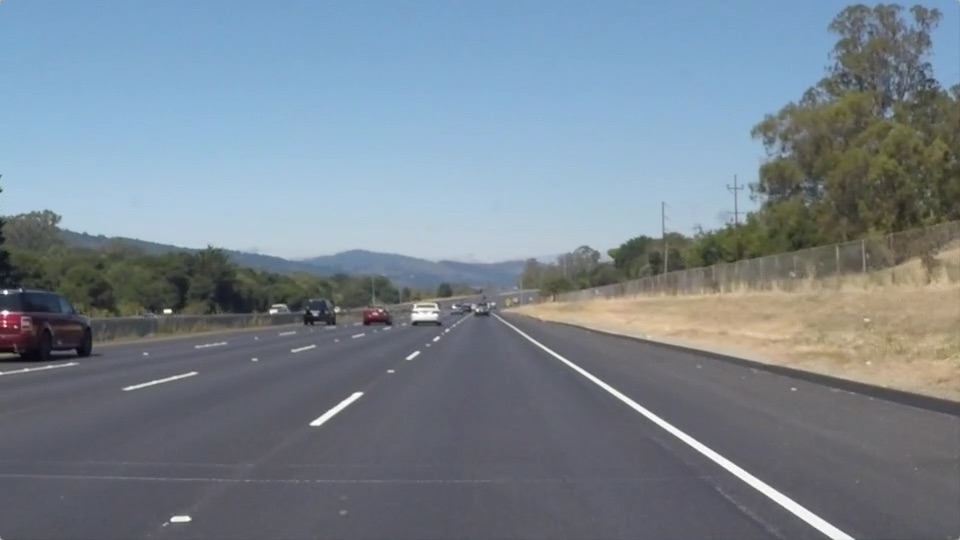
#> input picture Term-1/P4-Advanced-Lane-Lines/test_images/solidWhiteRight.jpg, 960 x 540 px, given in place of test2.jpg, which was not available
$ jupyter execute --allow-errors Advanced_Lane_Finding_new.ipynb   (shell and % lines are left out)
#> lines starting #> are read from the running program, lines starting #| are printed output that depends on the picture; after the words box and inside, x2 and y2 are one past the last pixel; in counts of white or black regions, pixels touching at a corner belong together; pictures that were not available may be replaced by others from this repository, and a replacement may not be noted
[cell 1]
### Import
import numpy as np
import cv2
import glob
import matplotlib.pyplot as plt
import matplotlib.image as mpimg
import pickle
from scipy.signal import find_peaks_cwt
import time

[cell 2]
### Load Camera Calibration Pickle Data
dist_data = pickle.load( open( "dist_pickle.p", "rb" ) )
#> (reads Term-1/P4-Advanced-Lane-Lines/dist_pickle.p from the repository)
camera_mtx = dist_data["mtx"]
camera_dist = dist_data["dist"]

### Load Images
images = glob.glob('test_images/*.jpg')

[cell 3]
# Display Function
# [7 lines left out: function disp_img, not called in this run]

[cell 4]
### Color Thresholding
def threshold(image, thresh_val):
    return cv2.threshold(image, thresh_val[0], thresh_val[1], cv2.THRESH_BINARY)

def color_threshold(img):

    # Channel based thresholding
    # HLS
    undist_hls = cv2.cvtColor(img, cv2.COLOR_RGB2HLS)
    undist_S = undist_hls[:,:,2]
    thresh_S = (180, 255)

    binary_hls_S = np.zeros_like(undist_S)
    _, binary_hls_S = threshold(undist_S, thresh_S)


    # LUV
    undist_luv = cv2.cvtColor(img, cv2.COLOR_RGB2LUV)
    undist_L = undist_luv[:,:,0]
    thresh_L = (225, 255)

    binary_luv_L = np.zeros_like(undist_L)
    _, binary_luv_L = threshold(undist_L, thresh_L)


    # LAB
    undist_lab = cv2.cvtColor(img, cv2.COLOR_RGB2Lab)
    undist_B = undist_lab[:,:,2]
    thresh_B = (150, 255)
    binary_lab_B = np.zeros_like(undist_B)
    _, binary_lab_B = threshold(undist_B, thresh_B)


    # Combined Color Thresholding
    combined_color_binary = np.zeros_like(binary_lab_B)

    #combined_color_binary[(binary_hls_S == 255) | (binary_luv_L == 255) | (binary_lab_B == 255)] = 255
    combined_color_binary[(binary_luv_L == 255) | (binary_lab_B == 255)] = 255
    return combined_color_binary

[cell 5]
### Perspective Transform

# Hough Transform to identify Src points
def hough_transform(img):
    hough_image, x_left1, x_left2, x_right1, x_right2 = detect_lanes(img)
    return x_left1, x_left2, x_right1, x_right2


def undistort_img(image):
    # Undistort test image
    undist_image = cv2.undistort(image, camera_mtx, camera_dist, None, camera_mtx)

    img_size = (undist_image.shape[1], undist_image.shape[0])

    # Lane line vertices from Hough Transform
    # Upper and low are based on visual locations, not grid locations
    center_x = img_size[0]//2
    upper_y = img_size[1]//1.5
    low_y = img_size[1]
    upper_left_x = center_x//1.33
    upper_right_x = center_x//0.80
    low_left_x = 0
    low_right_x = 2*center_x

    src_corners = np.float32([[low_left_x, low_y],
                              [upper_left_x, upper_y],
                              [upper_right_x, upper_y],
                              [low_right_x, low_y]])


    dst_corners = np.float32([[0, img_size[1]],
                              [0, 0],
                              [img_size[0],0],
                              [img_size[0], img_size[1]]])

    return undist_image, src_corners, dst_corners

def perspective_transform(image):

    undist_image, src_corners, dst_corners = undistort_img(image)


    img_size = (undist_image.shape[1], undist_image.shape[0])

    M = cv2.getPerspectiveTransform(src_corners, dst_corners)

    warped = cv2.warpPerspective(undist_image, M, img_size)
    #plt.imshow(warped, cmap="gray")

    M_inv = cv2.getPerspectiveTransform(dst_corners, src_corners)


    for i in range(4):
        cv2.circle(undist_image, (src_corners[i,0], src_corners[i,1]), 6, (255, 0, 0), 6)
    for i in range(4):
        cv2.line(undist_image,
                 (src_corners[i-1,0], src_corners[i-1,1]),
                 (src_corners[i,0], src_corners[i,1]),
                 (0,255,0), 2)

    #disp_img(undist_image, warped, new_cmap ="gray", aug_title = "Bird-Eye")

    return warped, M_inv

[cell 6]
### Color Thresholding on Bird-Eye View

def thresholded_img(image):

    warped,M_inv = perspective_transform(image)
    blurred_warped = cv2.GaussianBlur(warped,(5,5),0)

    # Color Thresholding
    combined_color_binary = color_threshold(blurred_warped)

    #disp_img(warped, combined_color_binary, new_cmap ="gray", aug_title = "Color Thresholded")

    return combined_color_binary, M_inv, warped

[cell 7]
### Lane Finding
def lane_coords(image):


    # Define image height and window size
    img_dim_y = image.shape[0]
    img_dim_x = image.shape[1]
    img_slices = 10
    win_size = img_dim_y//img_slices

    # Histogram
    indexes = []
    hist_val = []
    for i in range(img_slices):
        histogram = np.mean(image[(img_slices-i-1)*win_size:(img_slices-i)*win_size,:], axis=0)
        #plt.plot(histogram)
        start = time.time()

        #hist_peaks = find_peaks_cwt(histogram, np.arange(1, 500))
        left_half_min = 0 #img_dim_x//7.5
        left_half_max = img_dim_x//2.5
        right_half = img_dim_x-(img_dim_x//2.2)
        hist_peaksl = np.argmax(histogram[left_half_min:left_half_max])
        hist_peaksr = np.argmax(histogram[right_half:])
        #print(hist_peaksl+left_half_min)


        if histogram[hist_peaksl+left_half_min] > 0.01:
            hist_peaksl = int(hist_peaksl+left_half_min)
        else:
            hist_peaksl = 0

        if histogram[hist_peaksr + right_half] > 0.01:

        #and (hist_peaksr + right_half) > 800:
            hist_peaksr = int(hist_peaksr + right_half)
        else:
            hist_peaksr = 0


        #print(hist_peaksr+right_half)
        #print(hist_peaksr)

        '''
        if hist_peaksl != 0 or hist_peaksr != 0:
            print("hist2: ", [hist_peaksl, hist_peaksr])
            print(histogram[hist_peaksl])
            print(histogram[hist_peaksr])
        '''

        indexes.append([hist_peaksl, hist_peaksr])

    #print(indexes)
    left_lane_idx = []
    right_lane_idx = []


    for i in range(img_slices):
        # Define window y positions
        win_y1 = (img_slices-i)*win_size
        win_y2 = (img_slices-i)*win_size - win_size

        # Draw boxes and get indices of thresholded lane points
        # Left Lane
        if (indexes[i][0] != 0):
            # Define window x positions
            win_x1l = indexes[i][0] - (win_size//2)
            win_x2l = indexes[i][0] + (win_size//2)

            #cv2.rectangle(image, (win_x1l, win_y1), (win_x2l, win_y2), (0, 255, 0), 2)
            left_lane_idx_local = np.argwhere(image[win_y2:win_y1, win_x1l:win_x2l] > 0)
            # Append to list of lane indices and apply frame of reference transformation
            left_lane_idx.append(left_lane_idx_local + [win_y2,win_x1l])

        # Right lane
        if(indexes[i][1] != 0):
            # Define window x positions
            win_x1r = indexes[i][1] - (win_size//2)
            win_x2r = indexes[i][1] + (win_size//2)

            #cv2.rectangle(image, (win_x1r, win_y1), (win_x2r, win_y2), (0, 255, 0), 2)
            right_lane_idx_local = np.argwhere(image[win_y2:win_y1, win_x1r:win_x2r] > 0)

            # Append to list of lane indices and apply frame of reference transformation
            right_lane_idx.append(right_lane_idx_local + [win_y2,win_x1r])

    left_lane_idx = np.concatenate(left_lane_idx[:], axis=0)
    right_lane_idx = np.concatenate(right_lane_idx[:], axis=0)
    # [5 lines of commented-out code are left out]

    return left_lane_idx, right_lane_idx

[cell 8]
### Draw Lane Points on new image
# [11 lines left out: function draw_lane_points, not called in this run]

[cell 9]
### Fit lane lines

# [53 lines left out: function identify_lane, not called in this run]

[cell 10]
# [8 lines left out: function draw_curved_line, not called in this run]

[cell 11]
# [13 lines left out: function lane_curvature, not called in this run]

[cell 12]
# [9 lines left out: function distance_from_lane, not called in this run]

[cell 13]
# Plot lane over original image

# [35 lines left out: function draw_lane_line, not called in this run]

[cell 14]
### Image pipeline
def process_image(image):

    #image = cv2.cvtColor(image, cv2.COLOR_BGR2RGB)
    thresholded_image, M_inv, warped = thresholded_img(image)
    img_size = [image.shape[1], image.shape[0]]

    left_lane_idx, right_lane_idx = lane_coords(thresholded_image)
    left_lane_y, right_lane_y, left_fit_x, right_fit_x, left_fit, right_fit = identify_lane(left_lane_idx, right_lane_idx, img_size)
    img_test = draw_lane_points(thresholded_image, left_lane_idx, right_lane_idx)
    #draw_curved_line(thresholded_image, right_fit)

    final_img = draw_lane_line(image, left_lane_y, right_lane_y, left_fit_x, right_fit_x, M_inv, warped)

    #plt.imshow(thresholded_image)

    #print(right_fit_x)

    return final_img

[cell 15]
### Run Pipeline on test image

# Test images
'''
fig = plt.figure(figsize=(20, 8))
r = 1
for i in range(7):
    if r < 7:
        fig.add_subplot(2,3,r)
        image = cv2.imread(images[i])
        final_img = process_image(image)
        plt.imshow(final_img)
        r += 1
plt.show
'''
#image = cv2.imread(images[0])
image = cv2.imread('test_images/test2.jpg')
#> image is the input picture: shape (540, 960, 3); mean B, G, R 143.7, 132.6, 120.3
#> (the rest of this cell did not finish here and is left out)

#> in undistort_img, `undist_image = cv2.undistort(image, camera_mtx, camera_dist, None, cam..`:
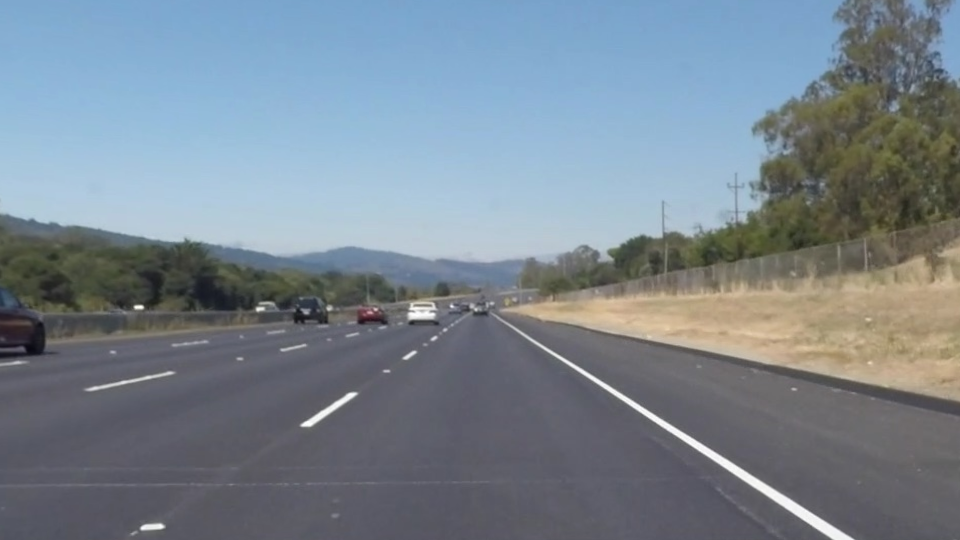
#> undist_image: shape (540, 960, 3); mean B, G, R 143.8, 133.3, 121.3
#> in perspective_transform, `undist_image, src_corners, dst_corners = undistort_img(image)`: src_corners = [[0, 540], [360, 360], [599, 360], [960, 540]]; dst_corners = [[0, 540], [0, 0], [960, 0], [960, 540]]
#> in perspective_transform, `M = cv2.getPerspectiveTransform(src_corners, dst_corners)`: M = [[-0.798, -1.6, 861.8], [-5.92e-16, -2.39, 861.8], [-9.87e-19, -0.00333, 1]]
#> in perspective_transform, `warped = cv2.warpPerspective(undist_image, M, img_size)`:
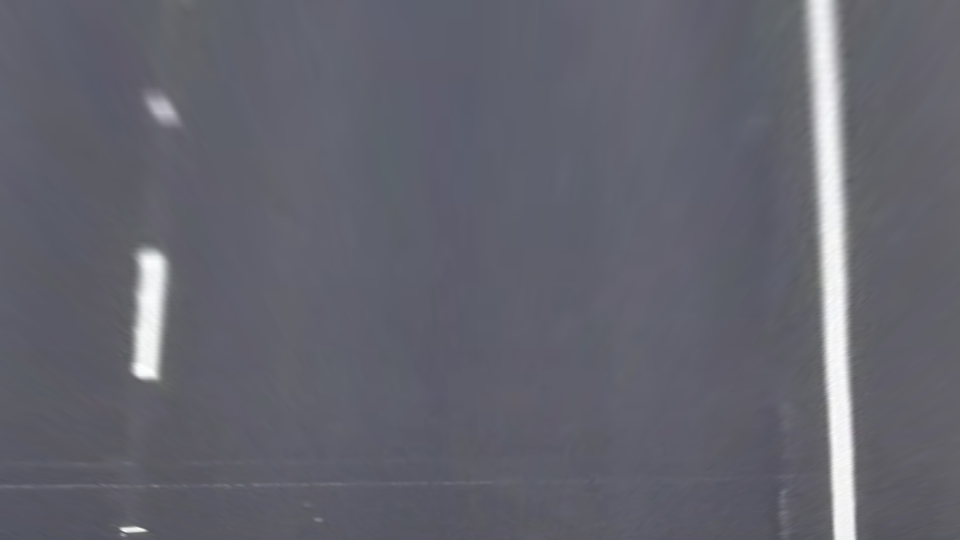
#> warped: shape (540, 960, 3); mean B, G, R 110.1, 100.1, 99.6
#> in perspective_transform, `M_inv = cv2.getPerspectiveTransform(dst_corners, src_corners)`: M_inv = [[0.249, -0.667, 360], [0, -0.418, 360], [0, -0.00139, 1]]
#> after the loop in perspective_transform, `for i in range(4):`:
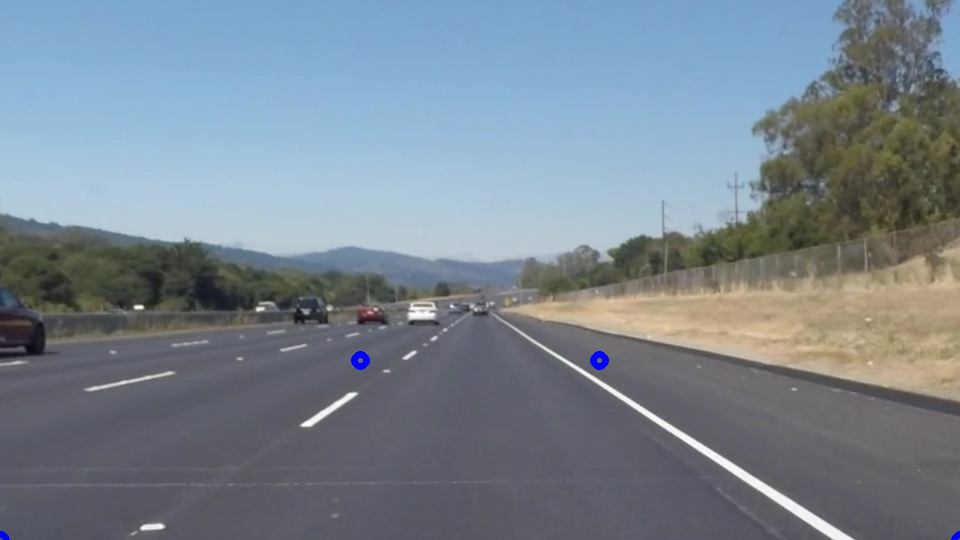
#> undist_image: shape (540, 960, 3); 0.12% of pixels changed, all inside (x1, y1, x2, y2) = (0, 351, 960, 540)
#> after the loop in perspective_transform, `for i in range(4):`:
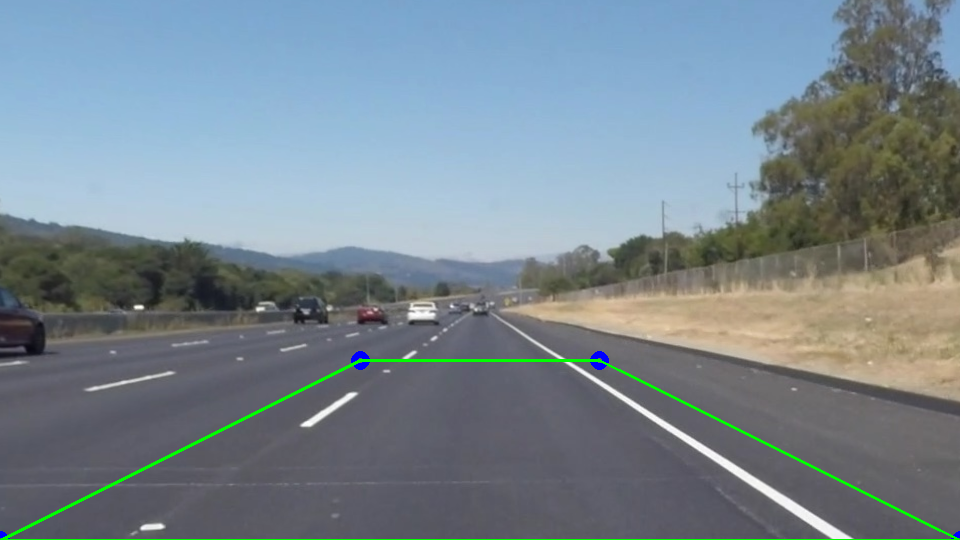
#> undist_image: shape (540, 960, 3); 0.77% of pixels changed, all inside (x1, y1, x2, y2) = (0, 359, 960, 540)
#> in color_threshold, `undist_hls = cv2.cvtColor(img, cv2.COLOR_RGB2HLS)`: undist_hls: shape (540, 960, 3); mean of channels 0, 1, 2 42.8, 104.8, 14.2
#> in color_threshold, `undist_S = undist_hls[:,:,2]`:
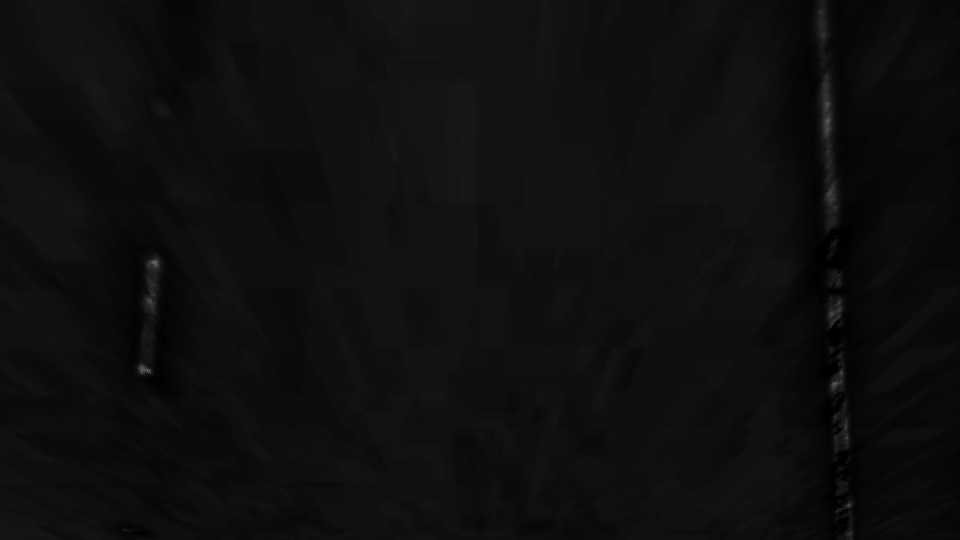
#> undist_S: shape (540, 960); min 0, max 128, mean 14.2
#> in color_threshold, `_, binary_hls_S = threshold(undist_S, thresh_S)`: binary_hls_S: shape (540, 960); every value is 0
#> in color_threshold, `undist_luv = cv2.cvtColor(img, cv2.COLOR_RGB2LUV)`: undist_luv: shape (540, 960, 3); mean of channels 0, 1, 2 109.6, 100.7, 137.9
#> in color_threshold, `_, binary_luv_L = threshold(undist_L, thresh_L)`:
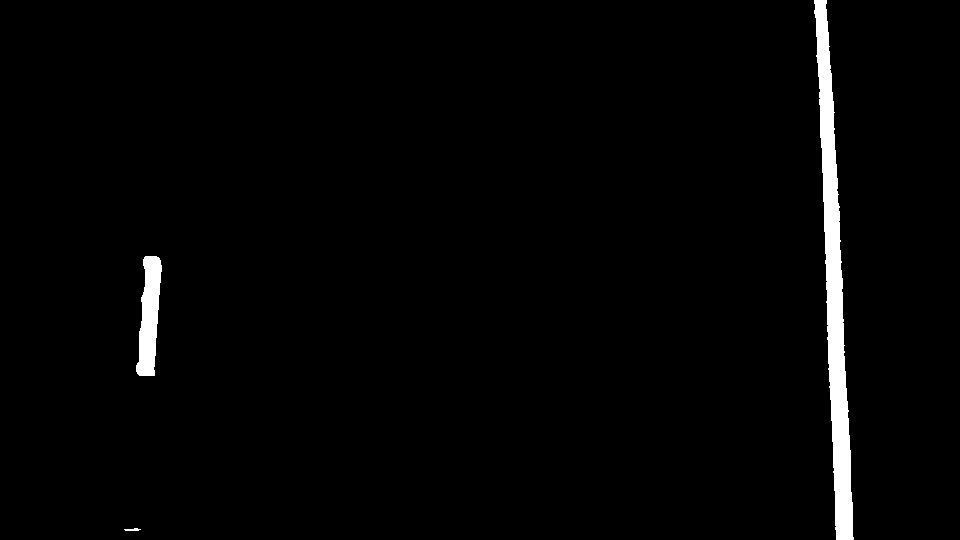
#> binary_luv_L: shape (540, 960); 2% white; 3 white regions, box (x1, y1, x2, y2) and area: (814, 0, 854, 540) 8366, (136, 256, 162, 376) 2023, (124, 528, 141, 531) 35
#> in color_threshold, `undist_lab = cv2.cvtColor(img, cv2.COLOR_RGB2Lab)`: undist_lab: shape (540, 960, 3); mean of channels 0, 1, 2 110.2, 132, 129.7
#> after the loop in lane_coords, `for i in range(img_slices):`: indexes = []
plt.imshow(final_img)

[cell 16]
vidcap = cv2.VideoCapture("project_video.mp4")
success,image = vidcap.read()
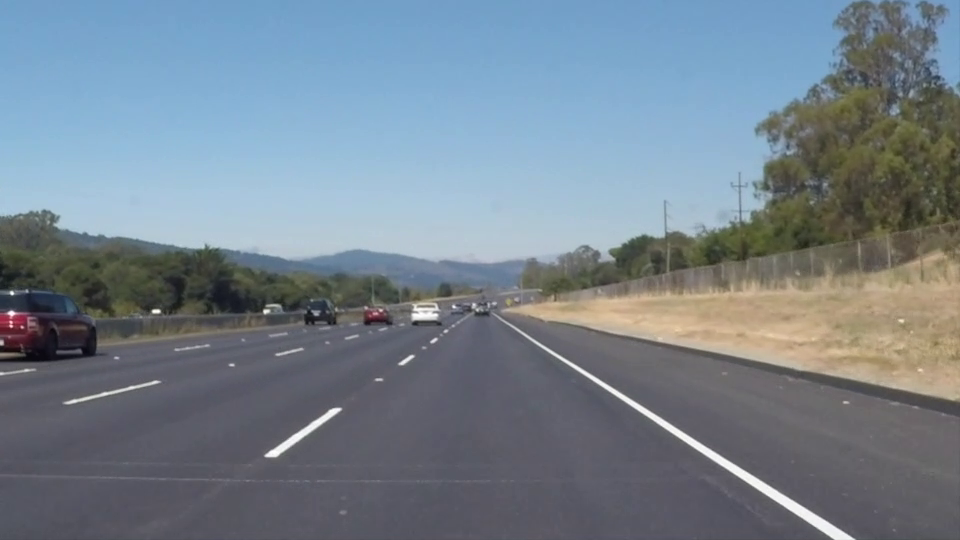
#> input picture frame 22 of Term-1/P1-Lane-Lines/solidWhiteRight.mp4, 960 x 540 px, given in place of project_video.mp4, which was not available
#> image is the input picture: shape (540, 960, 3); mean B, G, R 141.9, 130.7, 117.7
count = 0
success = True
while success:
    success,image = vidcap.read()
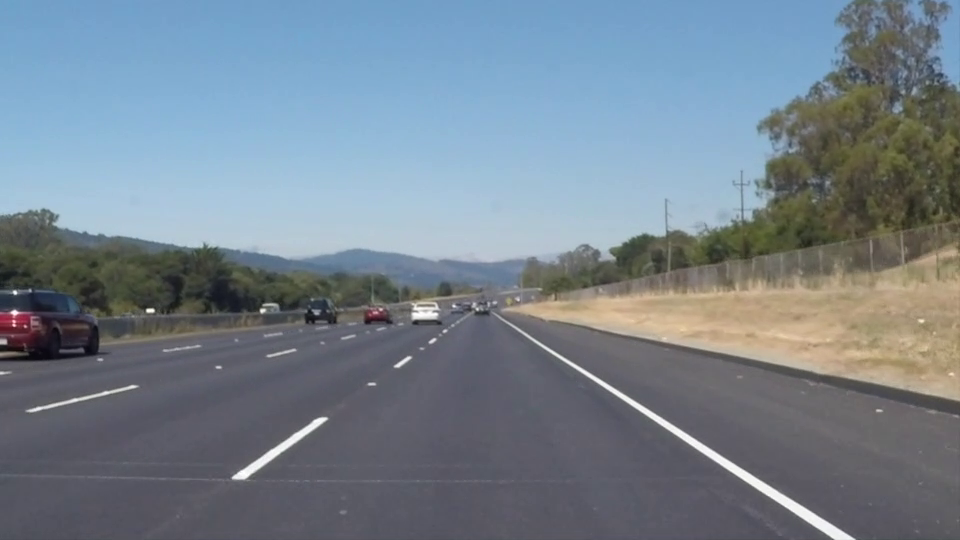
#> input picture frame 23 of Term-1/P1-Lane-Lines/solidWhiteRight.mp4, 960 x 540 px, given in place of project_video.mp4, which was not available
#> image is the input picture: shape (540, 960, 3); mean B, G, R 142, 130.6, 117.8
    if 1000 < count < 1100:
        cv2.imwrite("frame%d.jpg" % count, image)     # save frame as JPEG file
    count += 1
